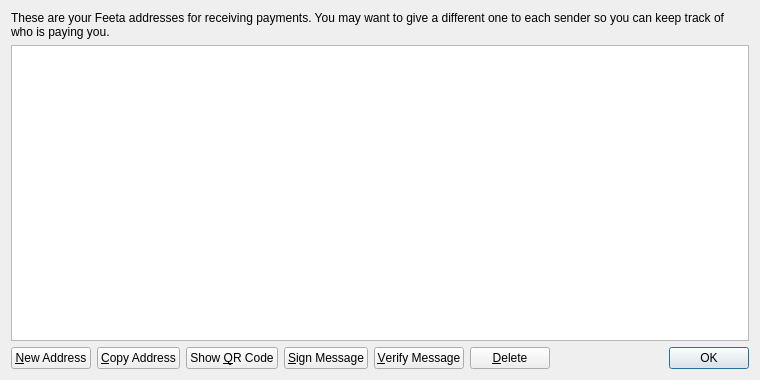
<?xml version="1.0" encoding="UTF-8"?>
<ui version="4.0">
 <class>AddressBookPage</class>
 <widget class="QWidget" name="AddressBookPage">
  <property name="geometry">
   <rect>
    <x>0</x>
    <y>0</y>
    <width>760</width>
    <height>380</height>
   </rect>
  </property>
  <property name="windowTitle">
   <string>Address Book</string>
  </property>
  <layout class="QVBoxLayout" name="verticalLayout">
   <item>
    <widget class="QLabel" name="labelExplanation">
     <property name="text">
      <string>These are your Feeta addresses for receiving payments. You may want to give a different one to each sender so you can keep track of who is paying you.</string>
     </property>
     <property name="textFormat">
      <enum>Qt::PlainText</enum>
     </property>
     <property name="wordWrap">
      <bool>true</bool>
     </property>
    </widget>
   </item>
   <item>
    <widget class="QTableView" name="tableView">
     <property name="contextMenuPolicy">
      <enum>Qt::CustomContextMenu</enum>
     </property>
     <property name="toolTip">
      <string>Double-click to edit address or label</string>
     </property>
     <property name="tabKeyNavigation">
      <bool>false</bool>
     </property>
     <property name="alternatingRowColors">
      <bool>true</bool>
     </property>
     <property name="selectionMode">
      <enum>QAbstractItemView::SingleSelection</enum>
     </property>
     <property name="selectionBehavior">
      <enum>QAbstractItemView::SelectRows</enum>
     </property>
     <property name="sortingEnabled">
      <bool>true</bool>
     </property>
     <attribute name="verticalHeaderVisible">
      <bool>false</bool>
     </attribute>
    </widget>
   </item>
   <item>
    <layout class="QHBoxLayout" name="horizontalLayout">
     <item>
      <widget class="QPushButton" name="newAddressButton">
       <property name="toolTip">
        <string>Create a new address</string>
       </property>
       <property name="text">
        <string>&amp;New Address</string>
       </property>
       <property name="icon">
        <iconset resource="../bitcoin.qrc">
         <normaloff>:/icons/add</normaloff>:/icons/add</iconset>
       </property>
      </widget>
     </item>
     <item>
      <widget class="QPushButton" name="copyToClipboard">
       <property name="toolTip">
        <string>Copy the currently selected address to the system clipboard</string>
       </property>
       <property name="text">
        <string>&amp;Copy Address</string>
       </property>
       <property name="icon">
        <iconset resource="../bitcoin.qrc">
         <normaloff>:/icons/editcopy</normaloff>:/icons/editcopy</iconset>
       </property>
      </widget>
     </item>
     <item>
      <widget class="QPushButton" name="showQRCode">
       <property name="text">
        <string>Show &amp;QR Code</string>
       </property>
       <property name="icon">
        <iconset resource="../bitcoin.qrc">
         <normaloff>:/icons/qrcode</normaloff>:/icons/qrcode</iconset>
       </property>
      </widget>
     </item>
     <item>
      <widget class="QPushButton" name="signMessage">
       <property name="toolTip">
        <string>Sign a message to prove you own a Bitcoin address</string>
       </property>
       <property name="text">
        <string>&amp;Sign Message</string>
       </property>
       <property name="icon">
        <iconset resource="../bitcoin.qrc">
         <normaloff>:/icons/edit</normaloff>:/icons/edit</iconset>
       </property>
      </widget>
     </item>
     <item>
      <widget class="QPushButton" name="verifyMessage">
       <property name="toolTip">
        <string>Verify a message to ensure it was signed with a specified Bitcoin address</string>
       </property>
       <property name="text">
        <string>&amp;Verify Message</string>
       </property>
       <property name="icon">
        <iconset resource="../bitcoin.qrc">
         <normaloff>:/icons/transaction_0</normaloff>:/icons/transaction_0</iconset>
       </property>
      </widget>
     </item>
     <item>
      <widget class="QPushButton" name="deleteButton">
       <property name="toolTip">
        <string>Delete the currently selected address from the list. Only sending addresses can be deleted.</string>
       </property>
       <property name="text">
        <string>&amp;Delete</string>
       </property>
       <property name="icon">
        <iconset resource="../bitcoin.qrc">
         <normaloff>:/icons/remove</normaloff>:/icons/remove</iconset>
       </property>
      </widget>
     </item>
     <item>
      <spacer name="horizontalSpacer">
       <property name="orientation">
        <enum>Qt::Horizontal</enum>
       </property>
       <property name="sizeHint" stdset="0">
        <size>
         <width>40</width>
         <height>20</height>
        </size>
       </property>
      </spacer>
     </item>
     <item>
      <widget class="QDialogButtonBox" name="buttonBox">
       <property name="sizePolicy">
        <sizepolicy hsizetype="Maximum" vsizetype="Fixed">
         <horstretch>0</horstretch>
         <verstretch>0</verstretch>
        </sizepolicy>
       </property>
       <property name="standardButtons">
        <set>QDialogButtonBox::Ok</set>
       </property>
      </widget>
     </item>
    </layout>
   </item>
  </layout>
 </widget>
 <resources>
  <include location="../bitcoin.qrc"/>
 </resources>
 <connections/>
</ui>
